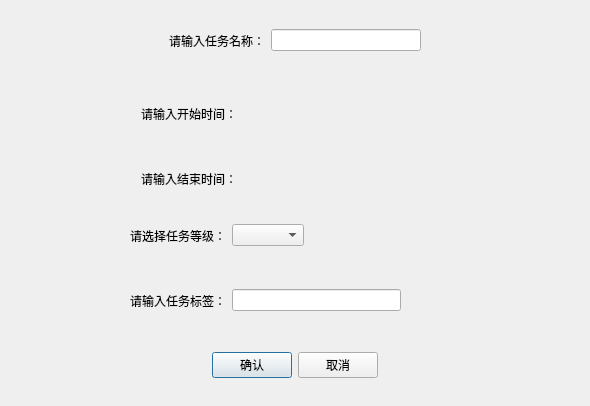
<?xml version="1.0" encoding="UTF-8"?>
<ui version="4.0">
 <class>InputDialog</class>
 <widget class="QDialog" name="InputDialog">
  <property name="geometry">
   <rect>
    <x>0</x>
    <y>0</y>
    <width>590</width>
    <height>406</height>
   </rect>
  </property>
  <property name="windowTitle">
   <string>Dialog</string>
  </property>
  <layout class="QVBoxLayout" name="verticalLayout">
   <item>
    <widget class="QWidget" name="widget" native="true">
     <layout class="QHBoxLayout" name="horizontalLayout">
      <item>
       <spacer name="horizontalSpacer_6">
        <property name="orientation">
         <enum>Qt::Horizontal</enum>
        </property>
        <property name="sizeHint" stdset="0">
         <size>
          <width>40</width>
          <height>20</height>
         </size>
        </property>
       </spacer>
      </item>
      <item>
       <widget class="QLabel" name="label">
        <property name="text">
         <string>请输入任务名称：</string>
        </property>
       </widget>
      </item>
      <item>
       <widget class="QLineEdit" name="lineEdit"/>
      </item>
      <item>
       <spacer name="horizontalSpacer_3">
        <property name="orientation">
         <enum>Qt::Horizontal</enum>
        </property>
        <property name="sizeHint" stdset="0">
         <size>
          <width>40</width>
          <height>20</height>
         </size>
        </property>
       </spacer>
      </item>
     </layout>
    </widget>
   </item>
   <item>
    <widget class="QWidget" name="widget_3" native="true">
     <widget class="QLabel" name="label_2">
      <property name="geometry">
       <rect>
        <x>130</x>
        <y>30</y>
        <width>120</width>
        <height>16</height>
       </rect>
      </property>
      <property name="text">
       <string>请输入开始时间：</string>
      </property>
     </widget>
     <widget class="TimeInput" name="widget_startTime" native="true">
      <property name="geometry">
       <rect>
        <x>250</x>
        <y>10</y>
        <width>269</width>
        <height>49</height>
       </rect>
      </property>
     </widget>
    </widget>
   </item>
   <item>
    <widget class="QWidget" name="widget_6" native="true">
     <widget class="QLabel" name="label_4">
      <property name="geometry">
       <rect>
        <x>130</x>
        <y>30</y>
        <width>120</width>
        <height>16</height>
       </rect>
      </property>
      <property name="text">
       <string>请输入结束时间：</string>
      </property>
     </widget>
     <widget class="TimeInput" name="widget_endTime" native="true">
      <property name="geometry">
       <rect>
        <x>250</x>
        <y>10</y>
        <width>269</width>
        <height>50</height>
       </rect>
      </property>
     </widget>
    </widget>
   </item>
   <item>
    <widget class="QWidget" name="widget_4" native="true">
     <layout class="QHBoxLayout" name="horizontalLayout_4">
      <item>
       <spacer name="horizontalSpacer_4">
        <property name="orientation">
         <enum>Qt::Horizontal</enum>
        </property>
        <property name="sizeType">
         <enum>QSizePolicy::Preferred</enum>
        </property>
        <property name="sizeHint" stdset="0">
         <size>
          <width>110</width>
          <height>20</height>
         </size>
        </property>
       </spacer>
      </item>
      <item>
       <widget class="QLabel" name="label_3">
        <property name="text">
         <string>请选择任务等级：</string>
        </property>
       </widget>
      </item>
      <item>
       <widget class="QComboBox" name="comboBox"/>
      </item>
      <item>
       <spacer name="horizontalSpacer_5">
        <property name="orientation">
         <enum>Qt::Horizontal</enum>
        </property>
        <property name="sizeHint" stdset="0">
         <size>
          <width>40</width>
          <height>20</height>
         </size>
        </property>
       </spacer>
      </item>
     </layout>
    </widget>
   </item>
   <item>
    <widget class="QWidget" name="widget_5" native="true">
     <layout class="QHBoxLayout" name="horizontalLayout_3">
      <item>
       <spacer name="horizontalSpacer_7">
        <property name="orientation">
         <enum>Qt::Horizontal</enum>
        </property>
        <property name="sizeType">
         <enum>QSizePolicy::Preferred</enum>
        </property>
        <property name="sizeHint" stdset="0">
         <size>
          <width>110</width>
          <height>20</height>
         </size>
        </property>
       </spacer>
      </item>
      <item>
       <widget class="QLabel" name="label_5">
        <property name="text">
         <string>请输入任务标签：</string>
        </property>
       </widget>
      </item>
      <item>
       <widget class="QLineEdit" name="lineEdit_2"/>
      </item>
      <item>
       <spacer name="horizontalSpacer_8">
        <property name="orientation">
         <enum>Qt::Horizontal</enum>
        </property>
        <property name="sizeHint" stdset="0">
         <size>
          <width>40</width>
          <height>20</height>
         </size>
        </property>
       </spacer>
      </item>
     </layout>
    </widget>
   </item>
   <item>
    <widget class="QWidget" name="widget_2" native="true">
     <layout class="QHBoxLayout" name="horizontalLayout_2">
      <item>
       <spacer name="horizontalSpacer">
        <property name="orientation">
         <enum>Qt::Horizontal</enum>
        </property>
        <property name="sizeType">
         <enum>QSizePolicy::Expanding</enum>
        </property>
        <property name="sizeHint" stdset="0">
         <size>
          <width>110</width>
          <height>20</height>
         </size>
        </property>
       </spacer>
      </item>
      <item>
       <widget class="QPushButton" name="btn_1">
        <property name="text">
         <string>确认</string>
        </property>
       </widget>
      </item>
      <item>
       <widget class="QPushButton" name="btn_2">
        <property name="text">
         <string>取消</string>
        </property>
       </widget>
      </item>
      <item>
       <spacer name="horizontalSpacer_2">
        <property name="orientation">
         <enum>Qt::Horizontal</enum>
        </property>
        <property name="sizeHint" stdset="0">
         <size>
          <width>40</width>
          <height>20</height>
         </size>
        </property>
       </spacer>
      </item>
     </layout>
    </widget>
   </item>
  </layout>
 </widget>
 <customwidgets>
  <customwidget>
   <class>TimeInput</class>
   <extends>QWidget</extends>
   <header location="global">timeinput.h</header>
   <container>1</container>
  </customwidget>
 </customwidgets>
 <resources/>
 <connections/>
</ui>
